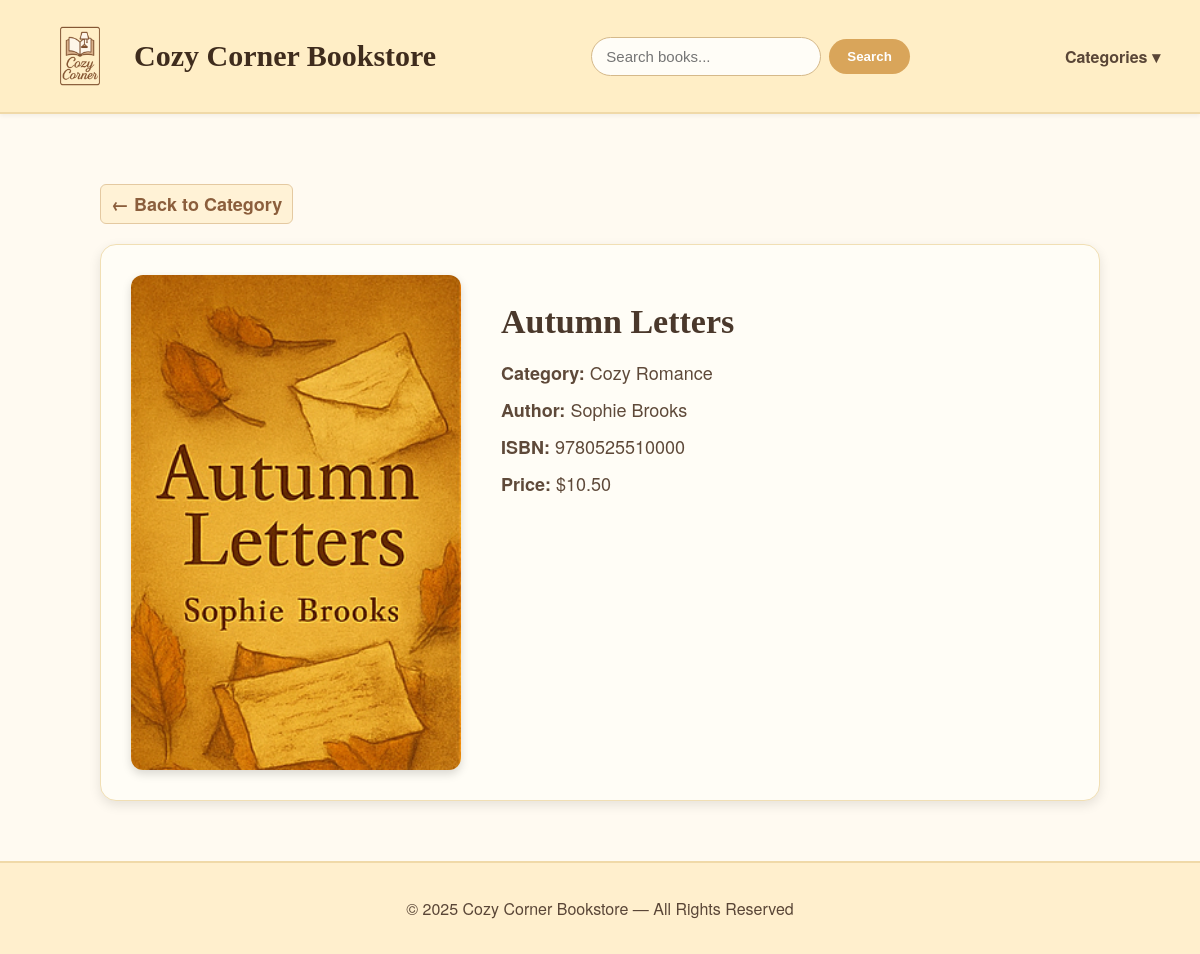
The page /book/2 on the database its author committed.
### tables this page shows
CREATE TABLE books (
id INTEGER PRIMARY KEY,
categoryId INTEGER,
title TEXT NOT NULL,
author TEXT,
isbn TEXT,
price REAL,
image TEXT,
readNow INTEGER,
FOREIGN KEY (categoryId) REFERENCES categories(id)
);

CREATE TABLE categories (
id INTEGER PRIMARY KEY,
name TEXT NOT NULL,
image TEXT
);

### app.py (the view)
@app.route('/book/<int:book_id>')
def book_detail(book_id):
    conn = get_db_connection()
    book = conn.execute("""
        SELECT books.*, categories.name AS categoryName
        FROM books
        JOIN categories ON categories.id = books.categoryId
        WHERE books.id = ?
    """, (book_id,)).fetchone()
    conn.close()
    return render_template("book_detail.html", book=book)

### app.py (called while the page is built)
def get_db_connection():
    conn = sqlite3.connect('bookstore.db')
    conn.row_factory = sqlite3.Row
    return conn

### templates/book_detail.html (shortened to what this page needs)
{% extends "base.html" %}
{% block content %}
<div class="detail-container">
    <a href="/category?categoryId={{ book['categoryId'] }}" class="back-button">
        ← Back to Category
    </a>
    <div class="detail-card">
        <img src="{{ url_for('static', filename='images/books/' + book['image']) }}"
             class="detail-cover"
             alt="{{ book['title'] }}">
        <div class="detail-info">
            <h2>{{ book["title"] }}</h2>
            <p><strong>Category:</strong> {{ book["categoryName"] }}</p>
            <p><strong>Author:</strong> {{ book["author"] }}</p>
            <p><strong>ISBN:</strong> {{ book["isbn"] }}</p>
            <p><strong>Price:</strong> ${{ "%.2f"|format(book["price"]) }}</p>
        </div>
    </div>
</div>
{% endblock %}

### static/main.css (style rules this page uses)
body { margin: 0; padding: 0; font-family: "Helvetica Neue", "Avenir", "Segoe UI", sans-serif; background-color: #fffaf1; color: #5e4939; }
h1, h2, h3 { font-family: "Georgia", "Times New Roman", serif; color: #4a382b; }
.back-link, .home-button, .back-button { display: inline-block; padding: 8px 16px; background: #f7d18b; border: 1px solid #e5b86a; border-radius: 8px; color: #4d3216; text-decoration: none; font-size: 15px; font-weight: bold; margin: 10px 0; transition: 0.2s; }
.detail-container { max-width: 1000px; margin: 40px auto; padding: 20px; }
.detail-card { display: flex; gap: 40px; padding: 30px; background: #fffdf6; border-radius: 16px; border: 1px solid #f1dfb4; box-shadow: 0 4px 12px rgba(0,0,0,0.1); }
.detail-cover { width: 330px; border-radius: 12px; box-shadow: 0 4px 10px rgba(0,0,0,0.15); }
.detail-info h2 { font-size: 34px; margin-bottom: 18px; }
.detail-info p { font-size: 18px; margin: 10px 0; }
.back-button { display: inline-block; margin-bottom: 20px; font-size: 18px; color: #8b5e3c; font-weight: bold; text-decoration: none; padding: 6px 10px; border-radius: 6px; background: #fff2d6; border: 1px solid #e4c9a1; transition: 0.2s ease; }

### rows shown on the page
books: image (picture), title "Autumn Letters", author "Sophie Brooks", isbn "9780525510000", price "10.50"
categories: categoryName "Cozy Romance"
